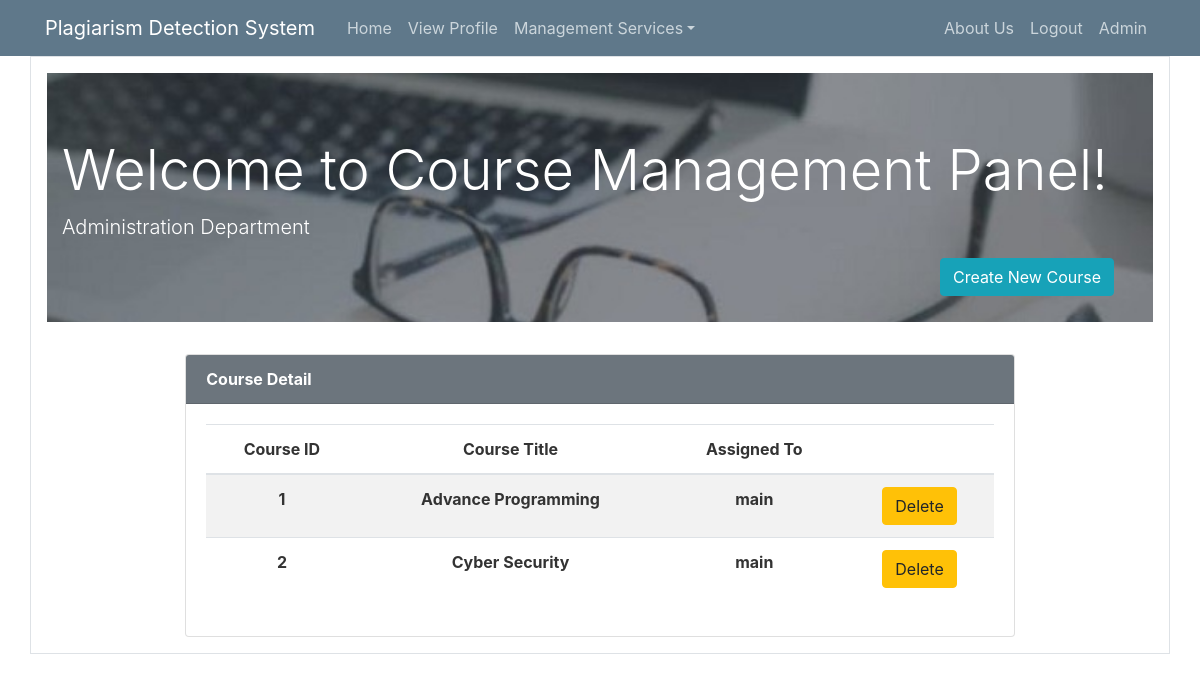
The app's page /course_management (signed in), older data.
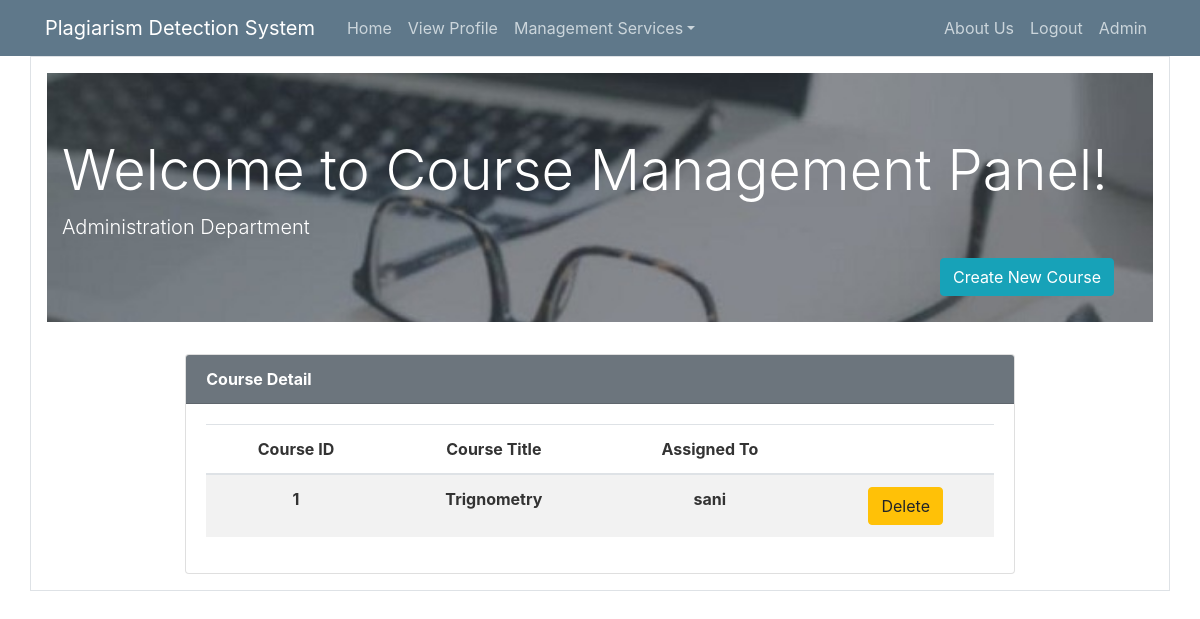
The same page, newer data.
### lms/models.py (models this page shows, shortened)
class User(db.Model, UserMixin):
    id = db.Column(db.Integer, primary_key=True)
    name = db.Column(db.String(30), unique=False, nullable=False)
    username = db.Column(db.String(20), unique=True, nullable=False)
    email = db.Column(db.String(120), unique=True, nullable=False)
    mobile_no = db.Column(db.String(120), unique=True, nullable=True)
    address = db.Column(db.String(20), unique=False, nullable=True)
    user_category = db.Column(db.String(20), unique=False, nullable=False)
    image_file = db.Column(db.String(20), nullable=False, default='default.jpg')
    password = db.Column(db.String(60), nullable=False)

class Course(db.Model, UserMixin):
    id = db.Column(db.Integer, primary_key=True)
    title = db.Column(db.String(20), unique=True, nullable=False)
    assigned_to = db.Column(db.String(20), unique=False, nullable=True)

### lms/routes.py (the view)
@app.route('/course_management', methods=['GET', 'POST'])
@login_required
def course_management():
    cc_form = CreateNewCourseForm()
    headings = ['Course ID', 'Course Title', 'Assigned To', '']
    courses = Course.query.all()
    if cc_form.validate_on_submit():
        course = Course(title=cc_form.title.data)
        db.session.add(course)
        db.session.commit()
        return redirect(url_for('course_management'))
    return render_template('course_management.html', title='Course Management', form=cc_form, headings=headings,
                           data=courses)

### lms/models.py (called while the page is built)
@login_manager.user_loader
def load_user(user_id):
    return User.query.get(int(user_id))

### lms/templates/course_management.html (shortened to what this page needs)
{% extends "layout.html" %}
{% block content %}
<div class="container border p-3">
    {% if current_user.user_category == 'Teacher'%}
    <div class="jumbotron jumbotron-fluid text-white " style="background-image: url({{ url_for('static', filename='teacher.jpg')}}); background-size: cover;">
    {% elif current_user.user_category == 'Student' %}
    <div class="jumbotron jumbotron-fluid text-white " style="background-image: url({{ url_for('static', filename='jumbo.jpg')}}); background-size: cover;">
    {% elif current_user.user_category == 'Admin' %}
    <div class="jumbotron jumbotron-fluid text-white " style="background-image: url({{ url_for('static', filename='admin.jpg')}}); background-size: cover;">
    {% endif %}
        <div class="container">
            <h2 class="display-4 text-white">Welcome to Course Management Panel!</h2>
                <p class="lead">Administration Department</p>
            <button type="button" class="btn btn-info float-right mr-4" data-toggle="modal" data-target="#course_create">
              Create New Course
            </button>
        </div>
    </div>
    <div class="card w-75 mx-auto">
                <div class="card-header font-weight-bold bg-secondary text-white">
                Course Detail
            </div>
                <div class="card-body text-center">
                <table class="table table-hover table-striped">
              <thead>
                <tr>
                    {% for heading in headings %}
                  <th scope="col">{{ heading }}</th>
                    {% endfor %}
                </tr>
              </thead>
                <tbody>
                {% for row in data %}
                <tr>
                    <th scope="row">{{ row.id }}</th>
                    <th scope="row">{{ row.title}}</th>
                    {% if row.assigned_to %}
                        <th scope="row">{{ row.assigned_to}}</th>
                    {% else %}
                        <th scope="row">Not Assigned</th>
                    {% endif %}
                    <th scope="row">
                        <a href="/delete_course/{{row.id}}/" class="btn btn-warning btn-xs">Delete</a>
                    </th>
                </tr>
                {% endfor %}
                </tbody>
        </table>
            </div>
            </div>
</div>
{% endblock content %}

### lms/templates/layout.html (shortened to what this page needs)
<!DOCTYPE html>
<html lang="en">
<head>
    <link rel="stylesheet" href="https://maxcdn.bootstrapcdn.com/bootstrap/4.0.0/css/bootstrap.min.css">
	<link rel="stylesheet" type="text/css" href="{{ url_for('static', filename='main.css') }}">
</head>
<body style="background: #ffffff">
    <header class="site-header">
      <nav class="navbar navbar-expand-md navbar-dark bg-steel">
        <div class="container">
          <a class="navbar-brand mr-4" href="{{ url_for('home') }}">Plagiarism Detection System</a>
          <div class="collapse navbar-collapse" id="navbarToggle">
            <div class="navbar-nav mr-auto">
              <a class="nav-item nav-link" href="{{ url_for('home') }}">Home</a>
                <a class="nav-item nav-link" href="{{ url_for('user_profile') }}">View Profile</a>
               {%  with user_category = current_user.user_category %}
                    {% if user_category == 'Admin' %}
                        <div class="nav-item dropdown">
                            <a class="nav-link dropdown-toggle" href="#" data-toggle="dropdown" aria-haspopup="true" aria-expanded="false">
                             Management Services</a>
                        </div>
                    {% endif%}
               {% endwith %}
            </div>
            <div class="navbar-nav">
                <a class="nav-item nav-link" href="#">About Us</a>
                <a class="nav-item nav-link" href="{{ url_for('logout') }}">Logout</a>
                {% if current_user.is_authenticated %}
                    <a class="nav-item nav-link">{{current_user.username[0]|upper}}{{current_user.username[1:]}}</a>
                {% endif %}
            </div>
          </div>
        </div>
      </nav>
    </header>
    {% block content %} {% endblock %}
</body>
</html>

### lms/static/main.css (style rules this page uses)
body { background: #fafafa; color: #333333; }
h1, h2, h3, h4, h5, h6 { color: #444444; }
.bg-steel { background-color: #5f788a; }
.site-header .navbar-nav .nav-link { color: #cbd5db; }

Row changes from the older to the newer data that the page shows:
removed Course: id "2", title "Cyber Security", assigned_to "main"
changed Course id 1: title "Advance Programming" → "Trignometry"; assigned_to "main" → "sani"
